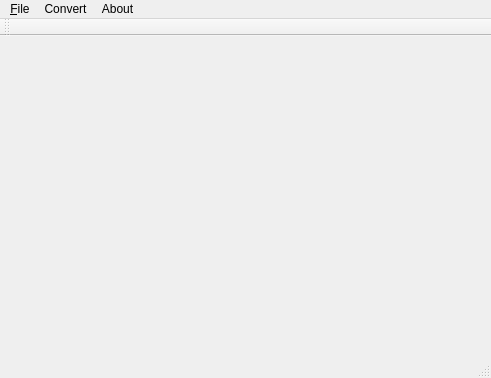
<?xml version="1.0" encoding="UTF-8"?>
<ui version="4.0">
 <class>MainWindow</class>
 <widget class="QMainWindow" name="MainWindow">
  <property name="geometry">
   <rect>
    <x>0</x>
    <y>0</y>
    <width>491</width>
    <height>378</height>
   </rect>
  </property>
  <property name="windowTitle">
   <string>Media Format Converter</string>
  </property>
  <widget class="QWidget" name="centralWidget">
   <layout class="QHBoxLayout" name="horizontalLayout"/>
  </widget>
  <widget class="QMenuBar" name="menuBar">
   <property name="geometry">
    <rect>
     <x>0</x>
     <y>0</y>
     <width>491</width>
     <height>23</height>
    </rect>
   </property>
   <widget class="QMenu" name="menuFile">
    <property name="title">
     <string>&amp;File</string>
    </property>
    <addaction name="actionAddFiles"/>
    <addaction name="separator"/>
    <addaction name="actionExit"/>
   </widget>
   <widget class="QMenu" name="menuConvert">
    <property name="title">
     <string>Convert</string>
    </property>
    <addaction name="actionStartConversion"/>
    <addaction name="actionStopConversion"/>
    <addaction name="separator"/>
    <addaction name="actionSetParameters"/>
   </widget>
   <widget class="QMenu" name="menuAbout">
    <property name="title">
     <string>About</string>
    </property>
    <addaction name="actionAboutQt"/>
   </widget>
   <addaction name="menuFile"/>
   <addaction name="menuConvert"/>
   <addaction name="menuAbout"/>
  </widget>
  <widget class="QStatusBar" name="statusBar"/>
  <widget class="QToolBar" name="toolBar">
   <property name="windowTitle">
    <string>toolBar</string>
   </property>
   <attribute name="toolBarArea">
    <enum>TopToolBarArea</enum>
   </attribute>
   <attribute name="toolBarBreak">
    <bool>false</bool>
   </attribute>
  </widget>
  <action name="actionAddFiles">
   <property name="icon">
    <iconset resource="../images.qrc">
     <normaloff>:/actions/icons/add.png</normaloff>:/actions/icons/add.png</iconset>
   </property>
   <property name="text">
    <string>&amp;Add Files</string>
   </property>
   <property name="statusTip">
    <string>Add files for conversion.</string>
   </property>
   <property name="shortcut">
    <string>Ctrl+N</string>
   </property>
  </action>
  <action name="actionExit">
   <property name="icon">
    <iconset resource="../images.qrc">
     <normaloff>:/actions/icons/exit.png</normaloff>:/actions/icons/exit.png</iconset>
   </property>
   <property name="text">
    <string>E&amp;xit</string>
   </property>
   <property name="statusTip">
    <string>Exit the program.</string>
   </property>
  </action>
  <action name="actionStartConversion">
   <property name="icon">
    <iconset resource="../images.qrc">
     <normaloff>:/actions/icons/start.png</normaloff>:/actions/icons/start.png</iconset>
   </property>
   <property name="text">
    <string>Start</string>
   </property>
   <property name="statusTip">
    <string>Start conversion process.</string>
   </property>
   <property name="shortcut">
    <string>F9</string>
   </property>
  </action>
  <action name="actionStopConversion">
   <property name="icon">
    <iconset resource="../images.qrc">
     <normaloff>:/actions/icons/stop.png</normaloff>:/actions/icons/stop.png</iconset>
   </property>
   <property name="text">
    <string>Stop</string>
   </property>
   <property name="statusTip">
    <string>Stop conversion process.</string>
   </property>
  </action>
  <action name="actionSetParameters">
   <property name="icon">
    <iconset resource="../images.qrc">
     <normaloff>:/actions/icons/settings.png</normaloff>:/actions/icons/settings.png</iconset>
   </property>
   <property name="text">
    <string>Set Parameters</string>
   </property>
   <property name="statusTip">
    <string>Edit conversion parameters of selected files</string>
   </property>
  </action>
  <action name="actionAboutQt">
   <property name="icon">
    <iconset resource="../images.qrc">
     <normaloff>:/app/icons/qt.png</normaloff>:/app/icons/qt.png</iconset>
   </property>
   <property name="text">
    <string>About Qt</string>
   </property>
  </action>
 </widget>
 <layoutdefault spacing="6" margin="11"/>
 <resources>
  <include location="../images.qrc"/>
 </resources>
 <connections/>
</ui>
